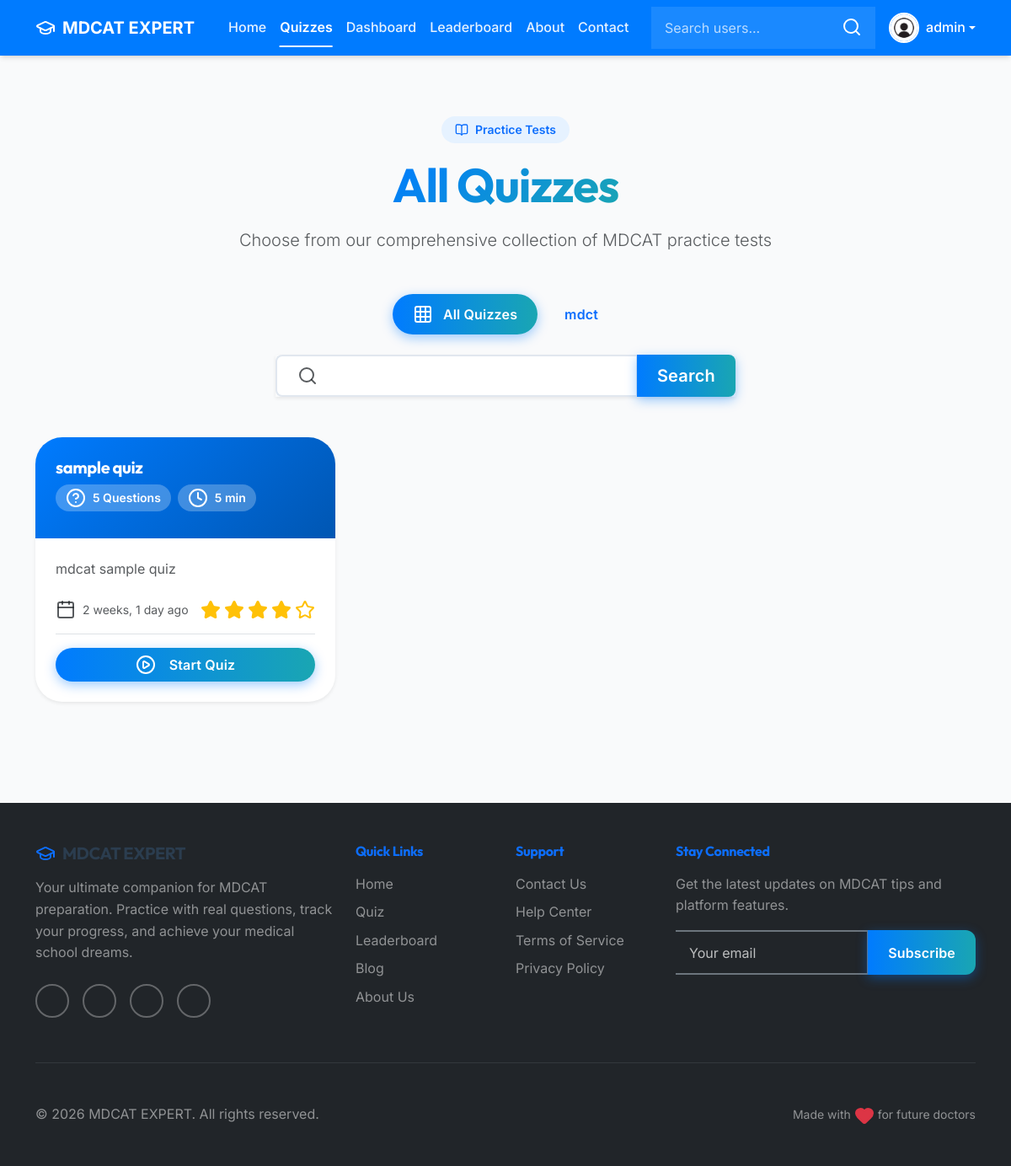
Screenshot of /quiz/all_quiz (signed in) with the database file from the repository.
### account/models.py (models this page shows, shortened)
class Profile(models.Model):
    user=models.OneToOneField(User,on_delete=models.CASCADE,null=True,verbose_name='User Object')
    bio=models.TextField(blank=True,null=True)
    profile_img=models.ImageField(upload_to='profile_images',default='user.jpg',blank=True,null=True,verbose_name='Profile picture')
    location=models.CharField(max_length=100,blank=True,null=True)
    GENDER=(
        ('Male','Male'),
        ('Female','Female'),
        ('Other','Other')
    )
    gender=models.CharField(max_length=6, choices=GENDER,blank=True,null=True)

### quiz/models.py (models this page shows, shortened)
class Category(models.Model):
    name=models.CharField(max_length=15)
    class Meta:
        verbose_name_plural='Categories'

class Quiz(models.Model):
    title=models.CharField(max_length=255)
    description=models.TextField(blank=True)
    category=models.ForeignKey(Category,on_delete=models.CASCADE)
    quiz_file=models.FileField(upload_to='quiz/', blank=True, null=True)
    created_at=models.DateTimeField(auto_now_add=True)
    updated_at=models.DateTimeField(auto_now=True)

class Question(models.Model):
    quiz=models.ForeignKey(Quiz,on_delete=models.CASCADE)
    text=models.TextField()
    explanation=models.TextField(blank=True,null=True)
    image=models.ImageField(upload_to='questions/',blank=True,null=True)
    ai_explanation=models.TextField(blank=True,null=True)
    ai_generated_at=models.DateTimeField(blank=True,null=True)
    ai_cost=models.DecimalField(max_digits=10, decimal_places=6, blank=True, null=True)  # Cost in USD
    ai_model=models.CharField(max_length=100, blank=True, null=True)
    ai_error=models.TextField(blank=True, null=True)  # Store error messages if generation fails

### quiz/views.py (the view)
# urls.py: path('all_quiz',views.all_quiz_view,name='all_quiz'),
@login_required(login_url='login')
def all_quiz_view(request):
    user_object = get_object_or_404(User, username=request.user)
    user_profile = get_object_or_404(Profile, user=user_object)
    quizzes = Quiz.objects.order_by('-created_at')
    categories = Category.objects.all()
    taken_quiz_ids = list(QuizSubmission.objects.filter(user=request.user).values_list('quiz_id', flat=True))
    context = {"user_profile": user_profile, "quizzes": quizzes, "categories": categories, "taken_quiz_ids": taken_quiz_ids}
    return render(request, 'all-quiz.html', context)

### templates/all-quiz.html (shortened to what this page needs)
{% extends 'index.html' %}
{% load static %}
{% block content %}
<div class="container-fluid bg-surface-2 min-vh-100 py-5">
    <div class="container py-4">
        <div class="text-center mb-5 fade-in-up">
            <div class="badge bg-primary-light text-primary px-3 py-2 rounded-pill mb-3">
                <i data-lucide="book-open" class="me-1" style="width: 16px; height: 16px;"></i>
                Practice Tests
            </div>
            <h1 class="display-4 fw-bold mb-3">
                <span class="text-gradient">All Quizzes</span>
            </h1>
            <p class="lead text-muted">Choose from our comprehensive collection of MDCAT practice tests</p>
        </div>
        <div class="mb-4 fade-in-up" style="animation-delay: 0.1s;">
            <div class="d-flex flex-wrap justify-content-center gap-2">
                <a href="{% url 'all_quiz' %}" class="btn btn-primary rounded-pill px-4">
                    <i data-lucide="grid-3x3" size="16" class="me-1"></i>
                    All Quizzes
                </a>
                {% for category in categories %}
                <a href="{% url 'search' category.name %}" class="btn btn-outline-primary rounded-pill px-4">
                    {{ category.name }}
                </a>
                {% endfor %}
            </div>
        </div>
        <div class="row justify-content-center mb-5 fade-in-up" style="animation-delay: 0.2s;">
            <div class="col-md-8 col-lg-6">
                <form class="position-relative" role="search" method="get" action="{% url 'search' ' ' %}">
                    <div class="input-group input-group-lg shadow-sm">
                        <span class="input-group-text bg-white border-end-0 ps-4">
                            <i data-lucide="search" size="20" class="text-muted"></i>
                        </span>
                        <input name="q" class="form-control border-start-0 ps-2" type="search"
                            placeholder="Search quizzes by title or subject..." aria-label="Search">
                        <button class="btn btn-primary px-4" type="submit">
                            Search
                        </button>
                    </div>
                </form>
            </div>
        </div>
        <div class="row g-4">
            {% if quizzes|length > 0 %}
            {% for quiz in quizzes %}
            <div class="col-lg-4 col-md-6 fade-in-up"
                style="animation-delay: {{ forloop.counter0|add:3 }}00ms;">
                <div class="card h-100 border-0 shadow-sm hover-lift rounded-3xl overflow-hidden">
                    <div class="card-header bg-gradient-primary text-white border-0 p-4">
                        <div class="d-flex align-items-start justify-content-between mb-2">
                            <div class="flex-grow-1">
                                <h5 class="card-title fw-bold mb-2">{{ quiz.title }}</h5>
                                <div class="d-flex align-items-center gap-2 flex-wrap">
                                    <span class="badge bg-white bg-opacity-25 text-white rounded-pill">
                                        <i data-lucide="help-circle" size="14" class="me-1"></i>
                                        {{ quiz.question_set.all|length }} Questions
                                    </span>
                                    <span class="badge bg-white bg-opacity-25 text-white rounded-pill">
                                        <i data-lucide="clock" size="14" class="me-1"></i>
                                        {% widthratio quiz.question_set.all|length 1 1 %} min
                                    </span>
                                </div>
                            </div>
                        </div>
                    </div>
                    <div class="card-body p-4 d-flex flex-column">
                        <p class="card-text text-muted flex-grow-1 mb-4">
                            {{ quiz.description|default:"Test your knowledge with this comprehensive quiz."|truncatewords:20 }}
                        </p>
                        <div class="d-flex align-items-center justify-content-between mb-3 pb-3 border-bottom">
                            <div class="d-flex align-items-center gap-2 text-muted small">
                                <i data-lucide="calendar" size="16"></i>
                                <span>{{ quiz.created_at|timesince }} ago</span>
                            </div>
                            <div class="d-flex align-items-center gap-1">
                                <i data-lucide="star" size="16" class="text-warning" fill="currentColor"></i>
                                <i data-lucide="star" size="16" class="text-warning" fill="currentColor"></i>
                                <i data-lucide="star" size="16" class="text-warning" fill="currentColor"></i>
                                <i data-lucide="star" size="16" class="text-warning" fill="currentColor"></i>
                                <i data-lucide="star" size="16" class="text-warning"></i>
                            </div>
                        </div>
                        {% if quiz.id in taken_quiz_ids %}
                        <div class="d-grid gap-2">
                            <a href="{% url 'quiz' quiz.id %}?retake=1" class="btn btn-outline-primary w-100 rounded-pill py-2 hover-scale">
                                <i data-lucide="repeat" size="18" class="me-2"></i>
                                Retake Quiz
                            </a>
                            <a href="{% url 'quiz' quiz.id %}?review=1" class="btn btn-sm btn-link text-muted text-decoration-none">Review last attempt</a>
                        </div>
                        {% else %}
                        <a href="{% url 'quiz' quiz.id %}" class="btn btn-primary w-100 rounded-pill py-2 hover-scale">
                            <i data-lucide="play-circle" size="18" class="me-2"></i>
                            Start Quiz
                        </a>
                        {% endif %}
                    </div>
                </div>
            </div>
            {% endfor %}
            {% endif %}
        </div>
    </div>
</div>
{% endblock content %}

### templates/components/navbar.html (shortened to what this page needs)
<nav class="navbar navbar-expand-lg navbar-dark bg-primary navbar-sticky" id="mainNavbar">
    <div class="container">
        <a class="navbar-brand fw-bold d-flex align-items-center gap-2" href="{% url 'home' %}">
            <i data-lucide="graduation-cap" class="text-white"></i>
            <span>MDCAT EXPERT</span>
        </a>
        <div class="collapse navbar-collapse" id="navbarSupportedContent">
            <ul class="navbar-nav me-auto mb-2 mb-lg-0 ms-lg-3">
                <li class="nav-item">
                    <a class="nav-link {% if request.resolver_match.url_name == 'home' %}active{% endif %}" aria-current="page" href="{% url 'home' %}">Home</a>
                </li>
                <li class="nav-item">
                    <a class="nav-link {% if request.resolver_match.url_name == 'all_quiz' %}active{% endif %}" href="{% url 'all_quiz'%}">Quizzes</a>
                </li>
                {% if request.user.is_authenticated %}
                <li class="nav-item">
                    <a class="nav-link {% if request.resolver_match.url_name == 'dashboard' or request.resolver_match.url_name == 'profile' %}active{% endif %}" href="{% url 'dashboard' %}">Dashboard</a>
                </li>
                {% endif %}
                <li class="nav-item">
                    <a class="nav-link {% if request.resolver_match.url_name == 'leaderboard' %}active{% endif %}" href="{% url 'leaderboard' %}">Leaderboard</a>
                </li>
                <li class="nav-item">
                    <a class="nav-link {% if request.resolver_match.url_name == 'about' %}active{% endif %}" href="{% url 'about' %}">About</a>
                </li>
                <li class="nav-item">
                    <a class="nav-link {% if request.resolver_match.url_name == 'contact' %}active{% endif %}" href="{% url 'contact' %}">Contact</a>
                </li>
            </ul>
            <form class="d-flex me-3 position-relative" role="search" method="GET" action="{% url 'search-users' %}">
                <div class="input-group">
                    <input class="form-control border-0 bg-white bg-opacity-10 text-white placeholder-white" type="text"
                        name="q" placeholder="Search users..." aria-label="Search users"
                        style="color: white !important;">
                    <button class="btn btn-link text-white pe-3" type="submit" aria-label="Search"
                        style="position: absolute; right: 0; z-index: 5;">
                        <i data-lucide="search" size="18"></i>
                    </button>
                </div>
            </form>
            <div class="d-flex align-items-center gap-3">
                {% if request.user.is_authenticated %}
                <div class="dropdown">
                    <a href="#" class="d-flex align-items-center text-decoration-none dropdown-toggle text-white"
                        id="profileDropdown" data-bs-toggle="dropdown" aria-expanded="false">
                        <img src="{{request.user.profile.profile_img.url}}"
                            class="rounded-circle me-2 border border-2 border-white" width="36" height="36"
                            style="object-fit: cover;" alt="{{request.user.username}}'s profile picture">
                        <span class="d-none d-md-inline fw-medium">{{request.user.username}}</span>
                    </a>
                </div>
                {% else %}
                <div class="d-flex gap-2">
                    <a href="{% url 'login' %}"
                        class="btn btn-outline-white text-white border-white btn-sm px-3">Login</a>
                    <a href="{% url 'register' %}" class="btn btn-light text-primary fw-bold btn-sm px-3">Sign Up</a>
                </div>
                {% endif %}
            </div>
        </div>
    </div>
</nav>

### rows the page displays
Category: name "mdct"
Quiz: title "sample quiz", question_set.all|length "5", id.quiz_id "5", description "mdcat sample quiz", created_at "2 weeks, 1 day", shows "Start Quiz"

### other values shown
{{ request.user.username }} "admin"
